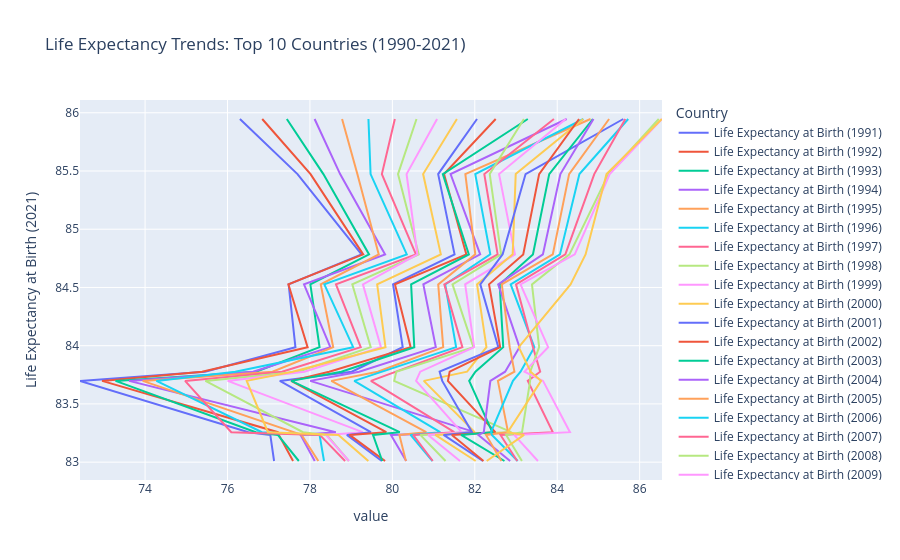
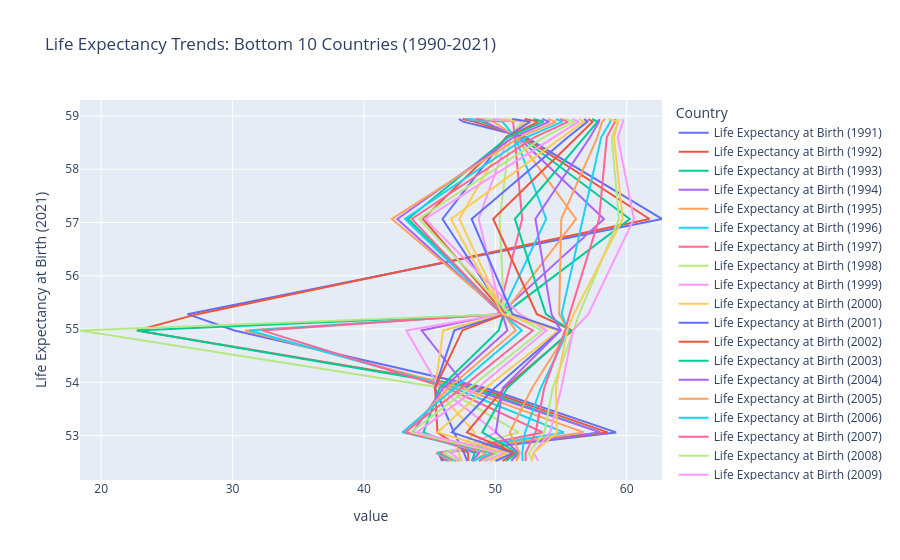

Source (notebook cell) for these figures, in order:
### Code cell
import pandas as pd
import plotly.express as px

# Load the DataFrame from the CSV file
df = pd.read_csv(r"C:\Users\Asus\OneDrive\Tài liệu\Desktop\data_sets\Life Expectancy at Birth.csv")

# Select the top and bottom 10 countries based on life expectancy in 2021
top_10_countries = df.nlargest(10, 'Life Expectancy at Birth (2021)')
bottom_10_countries = df.nsmallest(10, 'Life Expectancy at Birth (2021)')

# Extract the years and life expectancy values for the top 10 and bottom 10 countries
years = df.columns[8:].tolist()  # Exclude the 'Country' column

# Create a line plot for the top 10 countries
top_10_fig = px.line(top_10_countries, x=years, y='Life Expectancy at Birth (2021)',
                     labels={'x': 'Year', 'y': 'Life Expectancy'},
                     title='Life Expectancy Trends: Top 10 Countries (1990-2021)')
top_10_fig.update_layout(legend_title_text='Country')
top_10_fig.show()

# Create a line plot for the bottom 10 countries
bottom_10_fig = px.line(bottom_10_countries, x=years, y='Life Expectancy at Birth (2021)',
                        labels={'x': 'Year', 'y': 'Life Expectancy'},
                        title='Life Expectancy Trends: Bottom 10 Countries (1990-2021)')
bottom_10_fig.update_layout(legend_title_text='Country')
bottom_10_fig.show()

### Figure 1 — Plotly figure (JSON) as saved in the notebook; plotly's stock layout.template omitted (floating-point values rounded to 4 significant figures)
{"data": [{"hovertemplate": "variable=Life Expectancy at Birth (1991)<br>value=%{x}<br>Life Expectancy at Birth (2021)=%{y}<extra></extra>", "legendgroup": "Life Expectancy at Birth (1991)", "line": {"color": "#636efa", "dash": "solid"}, "marker": {"symbol": "circle"}, "mode": "lines", "name": "Life Expectancy at Birth (1991)", "orientation": "v", "showlegend": true, "type": "scatter", "x": [76.3, 77.7, 79.25, 77.48, 77.65, 75.46, 72.42, 76.51, 77.04, 77.13], "xaxis": "x", "y": [85.95, 85.47, 84.78, 84.53, 83.99, 83.78, 83.7, 83.26, 83.23, 83.01], "yaxis": "y"}, {"hovertemplate": "variable=Life Expectancy at Birth (1992)<br>value=%{x}<br>Life Expectancy at Birth (2021)=%{y}<extra></extra>", "legendgroup": "Life Expectancy at Birth (1992)", "line": {"color": "#EF553B", "dash": "solid"}, "marker": {"symbol": "circle"}, "mode": "lines", "name": "Life Expectancy at Birth (1992)", "orientation": "v", "showlegend": true, "type": "scatter", "x": [76.84, 78.01, 79.29, 77.48, 77.94, 75.38, 72.96, 77.22, 77.25, 77.59], "xaxis": "x", "y": [85.95, 85.47, 84.78, 84.53, 83.99, 83.78, 83.7, 83.26, 83.23, 83.01], "yaxis": "y"}, {"hovertemplate": "variable=Life Expectancy at Birth (1993)<br>value=%{x}<br>Life Expectancy at Birth (2021)=%{y}<extra></extra>", "legendgroup": "Life Expectancy at Birth (1993)", "line": {"color": "#00cc96", "dash": "solid"}, "marker": {"symbol": "circle"}, "mode": "lines", "name": "Life Expectancy at Birth (1993)", "orientation": "v", "showlegend": true, "type": "scatter", "x": [77.44, 78.33, 79.43, 78.01, 78.23, 76.7, 73.28, 76.69, 77.22, 77.73], "xaxis": "x", "y": [85.95, 85.47, 84.78, 84.53, 83.99, 83.78, 83.7, 83.26, 83.23, 83.01], "yaxis": "y"}, {"hovertemplate": "variable=Life Expectancy at Birth (1994)<br>value=%{x}<br>Life Expectancy at Birth (2021)=%{y}<extra></extra>", "legendgroup": "Life Expectancy at Birth (1994)", "line": {"color": "#ab63fa", "dash": "solid"}, "marker": {"symbol": "circle"}, "mode": "lines", "name": "Life Expectancy at Birth (1994)", "orientation": "v", "showlegend": true, "type": "scatter", "x": [78.11, 78.73, 79.82, 77.86, 78.49, 76.62, 73.61, 78.63, 77.77, 78.12], "xaxis": "x", "y": [85.95, 85.47, 84.78, 84.53, 83.99, 83.78, 83.7, 83.26, 83.23, 83.01], "yaxis": "y"}, {"hovertemplate": "variable=Life Expectancy at Birth (1995)<br>value=%{x}<br>Life Expectancy at Birth (2021)=%{y}<extra></extra>", "legendgroup": "Life Expectancy at Birth (1995)", "line": {"color": "#FFA15A", "dash": "solid"}, "marker": {"symbol": "circle"}, "mode": "lines", "name": "Life Expectancy at Birth (1995)", "orientation": "v", "showlegend": true, "type": "scatter", "x": [78.78, 79.15, 79.67, 78.26, 78.56, 77.09, 73.94, 77.58, 77.8, 78.2], "xaxis": "x", "y": [85.95, 85.47, 84.78, 84.53, 83.99, 83.78, 83.7, 83.26, 83.23, 83.01], "yaxis": "y"}, {"hovertemplate": "variable=Life Expectancy at Birth (1996)<br>value=%{x}<br>Life Expectancy at Birth (2021)=%{y}<extra></extra>", "legendgroup": "Life Expectancy at Birth (1996)", "line": {"color": "#19d3f3", "dash": "solid"}, "marker": {"symbol": "circle"}, "mode": "lines", "name": "Life Expectancy at Birth (1996)", "orientation": "v", "showlegend": true, "type": "scatter", "x": [79.42, 79.47, 80.35, 78.35, 79.05, 76.19, 74.28, 76.84, 78.23, 78.34], "xaxis": "x", "y": [85.95, 85.47, 84.78, 84.53, 83.99, 83.78, 83.7, 83.26, 83.23, 83.01], "yaxis": "y"}, {"hovertemplate": "variable=Life Expectancy at Birth (1997)<br>value=%{x}<br>Life Expectancy at Birth (2021)=%{y}<extra></extra>", "legendgroup": "Life Expectancy at Birth (1997)", "line": {"color": "#FF6692", "dash": "solid"}, "marker": {"symbol": "circle"}, "mode": "lines", "name": "Life Expectancy at Birth (1997)", "orientation": "v", "showlegend": true, "type": "scatter", "x": [80.06, 79.75, 80.57, 78.63, 79.23, 77.32, 74.97, 76.09, 78.24, 78.85], "xaxis": "x", "y": [85.95, 85.47, 84.78, 84.53, 83.99, 83.78, 83.7, 83.26, 83.23, 83.01], "yaxis": "y"}, {"hovertemplate": "variable=Life Expectancy at Birth (1998)<br>value=%{x}<br>Life Expectancy at Birth (2021)=%{y}<extra></extra>", "legendgroup": "Life Expectancy at Birth (1998)", "line": {"color": "#B6E880", "dash": "solid"}, "marker": {"symbol": "circle"}, "mode": "lines", "name": "Life Expectancy at Birth (1998)", "orientation": "v", "showlegend": true, "type": "scatter", "x": [80.59, 80.14, 80.64, 79.03, 79.47, 77.72, 75.46, 77.83, 78.41, 78.94], "xaxis": "x", "y": [85.95, 85.47, 84.78, 84.53, 83.99, 83.78, 83.7, 83.26, 83.23, 83.01], "yaxis": "y"}, {"hovertemplate": "variable=Life Expectancy at Birth (1999)<br>value=%{x}<br>Life Expectancy at Birth (2021)=%{y}<extra></extra>", "legendgroup": "Life Expectancy at Birth (1999)", "line": {"color": "#FF97FF", "dash": "solid"}, "marker": {"symbol": "circle"}, "mode": "lines", "name": "Life Expectancy at Birth (1999)", "orientation": "v", "showlegend": true, "type": "scatter", "x": [81.08, 80.34, 80.61, 79.29, 79.72, 77.87, 76.0, 79.28, 78.39, 78.95], "xaxis": "x", "y": [85.95, 85.47, 84.78, 84.53, 83.99, 83.78, 83.7, 83.26, 83.23, 83.01], "yaxis": "y"}, {"hovertemplate": "variable=Life Expectancy at Birth (2000)<br>value=%{x}<br>Life Expectancy at Birth (2021)=%{y}<extra></extra>", "legendgroup": "Life Expectancy at Birth (2000)", "line": {"color": "#FECB52", "dash": "solid"}, "marker": {"symbol": "circle"}, "mode": "lines", "name": "Life Expectancy at Birth (2000)", "orientation": "v", "showlegend": true, "type": "scatter", "x": [81.57, 80.75, 81.18, 79.63, 79.83, 77.58, 76.47, 76.98, 78.69, 79.42], "xaxis": "x", "y": [85.95, 85.47, 84.78, 84.53, 83.99, 83.78, 83.7, 83.26, 83.23, 83.01], "yaxis": "y"}, {"hovertemplate": "variable=Life Expectancy at Birth (2001)<br>value=%{x}<br>Life Expectancy at Birth (2021)=%{y}<extra></extra>", "legendgroup": "Life Expectancy at Birth (2001)", "line": {"color": "#636efa", "dash": "solid"}, "marker": {"symbol": "circle"}, "mode": "lines", "name": "Life Expectancy at Birth (2001)", "orientation": "v", "showlegend": true, "type": "scatter", "x": [82.05, 81.11, 81.51, 80.02, 80.25, 79.02, 77.27, 79.48, 78.9, 79.74], "xaxis": "x", "y": [85.95, 85.47, 84.78, 84.53, 83.99, 83.78, 83.7, 83.26, 83.23, 83.01], "yaxis": "y"}, {"hovertemplate": "variable=Life Expectancy at Birth (2002)<br>value=%{x}<br>Life Expectancy at Birth (2021)=%{y}<extra></extra>", "legendgroup": "Life Expectancy at Birth (2002)", "line": {"color": "#EF553B", "dash": "solid"}, "marker": {"symbol": "circle"}, "mode": "lines", "name": "Life Expectancy at Birth (2002)", "orientation": "v", "showlegend": true, "type": "scatter", "x": [82.51, 81.25, 81.8, 80.06, 80.44, 78.47, 77.54, 79.85, 78.96, 79.82], "xaxis": "x", "y": [85.95, 85.47, 84.78, 84.53, 83.99, 83.78, 83.7, 83.26, 83.23, 83.01], "yaxis": "y"}, {"hovertemplate": "variable=Life Expectancy at Birth (2003)<br>value=%{x}<br>Life Expectancy at Birth (2021)=%{y}<extra></extra>", "legendgroup": "Life Expectancy at Birth (2003)", "line": {"color": "#00cc96", "dash": "solid"}, "marker": {"symbol": "circle"}, "mode": "lines", "name": "Life Expectancy at Birth (2003)", "orientation": "v", "showlegend": true, "type": "scatter", "x": [83.29, 81.22, 81.86, 80.45, 80.53, 78.76, 77.55, 80.18, 79.53, 79.75], "xaxis": "x", "y": [85.95, 85.47, 84.78, 84.53, 83.99, 83.78, 83.7, 83.26, 83.23, 83.01], "yaxis": "y"}, {"hovertemplate": "variable=Life Expectancy at Birth (2004)<br>value=%{x}<br>Life Expectancy at Birth (2021)=%{y}<extra></extra>", "legendgroup": "Life Expectancy at Birth (2004)", "line": {"color": "#ab63fa", "dash": "solid"}, "marker": {"symbol": "circle"}, "mode": "lines", "name": "Life Expectancy at Birth (2004)", "orientation": "v", "showlegend": true, "type": "scatter", "x": [84.23, 81.41, 82.13, 80.75, 81.05, 79.19, 78.01, 82, 79.96, 80.34], "xaxis": "x", "y": [85.95, 85.47, 84.78, 84.53, 83.99, 83.78, 83.7, 83.26, 83.23, 83.01], "yaxis": "y"}, {"hovertemplate": "variable=Life Expectancy at Birth (2005)<br>value=%{x}<br>Life Expectancy at Birth (2021)=%{y}<extra></extra>", "legendgroup": "Life Expectancy at Birth (2005)", "line": {"color": "#FFA15A", "dash": "solid"}, "marker": {"symbol": "circle"}, "mode": "lines", "name": "Life Expectancy at Birth (2005)", "orientation": "v", "showlegend": true, "type": "scatter", "x": [84.81, 81.77, 82.01, 81.11, 81.23, 79.65, 78.52, 80.82, 80.17, 80.33], "xaxis": "x", "y": [85.95, 85.47, 84.78, 84.53, 83.99, 83.78, 83.7, 83.26, 83.23, 83.01], "yaxis": "y"}, {"hovertemplate": "variable=Life Expectancy at Birth (2006)<br>value=%{x}<br>Life Expectancy at Birth (2021)=%{y}<extra></extra>", "legendgroup": "Life Expectancy at Birth (2006)", "line": {"color": "#19d3f3", "dash": "solid"}, "marker": {"symbol": "circle"}, "mode": "lines", "name": "Life Expectancy at Birth (2006)", "orientation": "v", "showlegend": true, "type": "scatter", "x": [84.64, 82.01, 82.38, 81.28, 81.55, 79.78, 79.08, 81.16, 80.44, 80.97], "xaxis": "x", "y": [85.95, 85.47, 84.78, 84.53, 83.99, 83.78, 83.7, 83.26, 83.23, 83.01], "yaxis": "y"}, {"hovertemplate": "variable=Life Expectancy at Birth (2007)<br>value=%{x}<br>Life Expectancy at Birth (2021)=%{y}<extra></extra>", "legendgroup": "Life Expectancy at Birth (2007)", "line": {"color": "#FF6692", "dash": "solid"}, "marker": {"symbol": "circle"}, "mode": "lines", "name": "Life Expectancy at Birth (2007)", "orientation": "v", "showlegend": true, "type": "scatter", "x": [83.92, 82.23, 82.55, 81.26, 81.7, 80.09, 79.48, 81.5, 80.5, 80.98], "xaxis": "x", "y": [85.95, 85.47, 84.78, 84.53, 83.99, 83.78, 83.7, 83.26, 83.23, 83.01], "yaxis": "y"}, {"hovertemplate": "variable=Life Expectancy at Birth (2008)<br>value=%{x}<br>Life Expectancy at Birth (2021)=%{y}<extra></extra>", "legendgroup": "Life Expectancy at Birth (2008)", "line": {"color": "#B6E880", "dash": "solid"}, "marker": {"symbol": "circle"}, "mode": "lines", "name": "Life Expectancy at Birth (2008)", "orientation": "v", "showlegend": true, "type": "scatter", "x": [83.19, 82.36, 82.64, 81.46, 81.97, 80.09, 80.04, 82.88, 80.68, 81.29], "xaxis": "x", "y": [85.95, 85.47, 84.78, 84.53, 83.99, 83.78, 83.7, 83.26, 83.23, 83.01], "yaxis": "y"}, {"hovertemplate": "variable=Life Expectancy at Birth (2009)<br>value=%{x}<br>Life Expectancy at Birth (2021)=%{y}<extra></extra>", "legendgroup": "Life Expectancy at Birth (2009)", "line": {"color": "#FF97FF", "dash": "solid"}, "marker": {"symbol": "circle"}, "mode": "lines", "name": "Life Expectancy at Birth (2009)", "orientation": "v", "showlegend": true, "type": "scatter", "x": [84.21, 82.59, 82.97, 81.77, 81.98, 80.68, 80.58, 81.68, 80.87, 81.64], "xaxis": "x", "y": [85.95, 85.47, 84.78, 84.53, 83.99, 83.78, 83.7, 83.26, 83.23, 83.01], "yaxis": "y"}, {"hovertemplate": "variable=Life Expectancy at Birth (2010)<br>value=%{x}<br>Life Expectancy at Birth (2021)=%{y}<extra></extra>", "legendgroup": "Life Expectancy at Birth (2010)", "line": {"color": "#FECB52", "dash": "solid"}, "marker": {"symbol": "circle"}, "mode": "lines", "name": "Life Expectancy at Birth (2010)", "orientation": "v", "showlegend": true, "type": "scatter", "x": [84.63, 82.99, 82.92, 82.06, 82.28, 81.81, 80.76, 82.0, 81.04, 82.02], "xaxis": "x", "y": [85.95, 85.47, 84.78, 84.53, 83.99, 83.78, 83.7, 83.26, 83.23, 83.01], "yaxis": "y"}, {"hovertemplate": "variable=Life Expectancy at Birth (2011)<br>value=%{x}<br>Life Expectancy at Birth (2021)=%{y}<extra></extra>", "legendgroup": "Life Expectancy at Birth (2011)", "line": {"color": "#636efa", "dash": "solid"}, "marker": {"symbol": "circle"}, "mode": "lines", "name": "Life Expectancy at Birth (2011)", "orientation": "v", "showlegend": true, "type": "scatter", "x": [85.6, 83.23, 82.68, 82.13, 82.57, 81.15, 81.21, 81.93, 81.24, 82.2], "xaxis": "x", "y": [85.95, 85.47, 84.78, 84.53, 83.99, 83.78, 83.7, 83.26, 83.23, 83.01], "yaxis": "y"}, {"hovertemplate": "variable=Life Expectancy at Birth (2012)<br>value=%{x}<br>Life Expectancy at Birth (2021)=%{y}<extra></extra>", "legendgroup": "Life Expectancy at Birth (2012)", "line": {"color": "#EF553B", "dash": "solid"}, "marker": {"symbol": "circle"}, "mode": "lines", "name": "Life Expectancy at Birth (2012)", "orientation": "v", "showlegend": true, "type": "scatter", "x": [84.53, 83.56, 83.18, 82.35, 82.62, 81.39, 81.35, 82.5, 81.44, 82.21], "xaxis": "x", "y": [85.95, 85.47, 84.78, 84.53, 83.99, 83.78, 83.7, 83.26, 83.23, 83.01], "yaxis": "y"}, {"hovertemplate": "variable=Life Expectancy at Birth (2013)<br>value=%{x}<br>Life Expectancy at Birth (2021)=%{y}<extra></extra>", "legendgroup": "Life Expectancy at Birth (2013)", "line": {"color": "#00cc96", "dash": "solid"}, "marker": {"symbol": "circle"}, "mode": "lines", "name": "Life Expectancy at Birth (2013)", "orientation": "v", "showlegend": true, "type": "scatter", "x": [84.87, 83.81, 83.41, 82.6, 82.69, 82.01, 81.86, 82.42, 81.67, 82.72], "xaxis": "x", "y": [85.95, 85.47, 84.78, 84.53, 83.99, 83.78, 83.7, 83.26, 83.23, 83.01], "yaxis": "y"}, {"hovertemplate": "variable=Life Expectancy at Birth (2014)<br>value=%{x}<br>Life Expectancy at Birth (2021)=%{y}<extra></extra>", "legendgroup": "Life Expectancy at Birth (2014)", "line": {"color": "#ab63fa", "dash": "solid"}, "marker": {"symbol": "circle"}, "mode": "lines", "name": "Life Expectancy at Birth (2014)", "orientation": "v", "showlegend": true, "type": "scatter", "x": [84.88, 84.08, 83.65, 82.57, 83.08, 82.74, 82.38, 82.22, 82.09, 82.86], "xaxis": "x", "y": [85.95, 85.47, 84.78, 84.53, 83.99, 83.78, 83.7, 83.26, 83.23, 83.01], "yaxis": "y"}, {"hovertemplate": "variable=Life Expectancy at Birth (2015)<br>value=%{x}<br>Life Expectancy at Birth (2021)=%{y}<extra></extra>", "legendgroup": "Life Expectancy at Birth (2015)", "line": {"color": "#FFA15A", "dash": "solid"}, "marker": {"symbol": "circle"}, "mode": "lines", "name": "Life Expectancy at Birth (2015)", "orientation": "v", "showlegend": true, "type": "scatter", "x": [85.26, 84.29, 83.89, 82.66, 82.85, 82.96, 82.56, 82.81, 82.27, 82.65], "xaxis": "x", "y": [85.95, 85.47, 84.78, 84.53, 83.99, 83.78, 83.7, 83.26, 83.23, 83.01], "yaxis": "y"}, {"hovertemplate": "variable=Life Expectancy at Birth (2016)<br>value=%{x}<br>Life Expectancy at Birth (2021)=%{y}<extra></extra>", "legendgroup": "Life Expectancy at Birth (2016)", "line": {"color": "#19d3f3", "dash": "solid"}, "marker": {"symbol": "circle"}, "mode": "lines", "name": "Life Expectancy at Birth (2016)", "orientation": "v", "showlegend": true, "type": "scatter", "x": [85.72, 84.54, 84.07, 82.87, 83.45, 83.11, 82.93, 82.39, 82.41, 83.04], "xaxis": "x", "y": [85.95, 85.47, 84.78, 84.53, 83.99, 83.78, 83.7, 83.26, 83.23, 83.01], "yaxis": "y"}, {"hovertemplate": "variable=Life Expectancy at Birth (2017)<br>value=%{x}<br>Life Expectancy at Birth (2021)=%{y}<extra></extra>", "legendgroup": "Life Expectancy at Birth (2017)", "line": {"color": "#FF6692", "dash": "solid"}, "marker": {"symbol": "circle"}, "mode": "lines", "name": "Life Expectancy at Birth (2017)", "orientation": "v", "showlegend": true, "type": "scatter", "x": [85.65, 84.9, 84.2, 83.0, 83.41, 83.59, 83.29, 83.89, 82.62, 83.03], "xaxis": "x", "y": [85.95, 85.47, 84.78, 84.53, 83.99, 83.78, 83.7, 83.26, 83.23, 83.01], "yaxis": "y"}, {"hovertemplate": "variable=Life Expectancy at Birth (2018)<br>value=%{x}<br>Life Expectancy at Birth (2021)=%{y}<extra></extra>", "legendgroup": "Life Expectancy at Birth (2018)", "line": {"color": "#B6E880", "dash": "solid"}, "marker": {"symbol": "circle"}, "mode": "lines", "name": "Life Expectancy at Birth (2018)", "orientation": "v", "showlegend": true, "type": "scatter", "x": [86.46, 85.25, 84.3, 83.39, 83.56, 83.34, 83.34, 83.15, 82.76, 83.14], "xaxis": "x", "y": [85.95, 85.47, 84.78, 84.53, 83.99, 83.78, 83.7, 83.26, 83.23, 83.01], "yaxis": "y"}, {"hovertemplate": "variable=Life Expectancy at Birth (2019)<br>value=%{x}<br>Life Expectancy at Birth (2021)=%{y}<extra></extra>", "legendgroup": "Life Expectancy at Birth (2019)", "line": {"color": "#FF97FF", "dash": "solid"}, "marker": {"symbol": "circle"}, "mode": "lines", "name": "Life Expectancy at Birth (2019)", "orientation": "v", "showlegend": true, "type": "scatter", "x": [86.54, 85.27, 84.43, 83.11, 83.78, 83.21, 83.66, 84.31, 82.96, 83.53], "xaxis": "x", "y": [85.95, 85.47, 84.78, 84.53, 83.99, 83.78, 83.7, 83.26, 83.23, 83.01], "yaxis": "y"}, {"hovertemplate": "variable=Life Expectancy at Birth (2020)<br>value=%{x}<br>Life Expectancy at Birth (2021)=%{y}<extra></extra>", "legendgroup": "Life Expectancy at Birth (2020)", "line": {"color": "#FECB52", "dash": "solid"}, "marker": {"symbol": "circle"}, "mode": "lines", "name": "Life Expectancy at Birth (2020)", "orientation": "v", "showlegend": true, "type": "scatter", "x": [86.54, 85.2, 84.69, 84.32, 83.07, 83.35, 83.61, 82.8, 83.2, 82.29], "xaxis": "x", "y": [85.95, 85.47, 84.78, 84.53, 83.99, 83.78, 83.7, 83.26, 83.23, 83.01], "yaxis": "y"}], "layout": {"autosize": true, "legend": {"title": {"text": "Country"}, "tracegroupgap": 0}, "title": {"text": "Life Expectancy Trends: Top 10 Countries (1990-2021)"}, "xaxis": {"anchor": "y", "autorange": true, "domain": [0, 1], "range": [72.42, 86.54], "title": {"text": "value"}, "type": "linear"}, "yaxis": {"anchor": "x", "autorange": true, "domain": [0, 1], "range": [82.85, 86.11], "title": {"text": "Life Expectancy at Birth (2021)"}, "type": "linear"}}}

### Figure 2 — Plotly figure (JSON) as saved in the notebook; plotly's stock layout.template omitted (floating-point values rounded to 4 significant figures)
{"data": [{"hovertemplate": "variable=Life Expectancy at Birth (1991)<br>value=%{x}<br>Life Expectancy at Birth (2021)=%{y}<extra></extra>", "legendgroup": "Life Expectancy at Birth (1991)", "line": {"color": "#636efa", "dash": "solid"}, "marker": {"symbol": "circle"}, "mode": "lines", "name": "Life Expectancy at Birth (1991)", "orientation": "v", "showlegend": true, "type": "scatter", "x": [45.94, 45.69, 59.19, 49.25, 30.15, 26.56, 62.69, 52.32, 47.55, 47.22], "xaxis": "x", "y": [52.53, 52.68, 53.06, 53.89, 54.98, 55.28, 57.07, 58.6, 58.89, 58.94], "yaxis": "y"}, {"hovertemplate": "variable=Life Expectancy at Birth (1992)<br>value=%{x}<br>Life Expectancy at Birth (2021)=%{y}<extra></extra>", "legendgroup": "Life Expectancy at Birth (1992)", "line": {"color": "#EF553B", "dash": "solid"}, "marker": {"symbol": "circle"}, "mode": "lines", "name": "Life Expectancy at Birth (1992)", "orientation": "v", "showlegend": true, "type": "scatter", "x": [46.1, 45.67, 58.55, 48.79, 22.72, 27.31, 61.73, 52.14, 48.36, 47.5], "xaxis": "x", "y": [52.53, 52.68, 53.06, 53.89, 54.98, 55.28, 57.07, 58.6, 58.89, 58.94], "yaxis": "y"}, {"hovertemplate": "variable=Life Expectancy at Birth (1993)<br>value=%{x}<br>Life Expectancy at Birth (2021)=%{y}<extra></extra>", "legendgroup": "Life Expectancy at Birth (1993)", "line": {"color": "#00cc96", "dash": "solid"}, "marker": {"symbol": "circle"}, "mode": "lines", "name": "Life Expectancy at Birth (1993)", "orientation": "v", "showlegend": true, "type": "scatter", "x": [46.32, 45.79, 57.99, 48.35, 22.7, 50.65, 60.23, 51.92, 48.96, 47.73], "xaxis": "x", "y": [52.53, 52.68, 53.06, 53.89, 54.98, 55.28, 57.07, 58.6, 58.89, 58.94], "yaxis": "y"}, {"hovertemplate": "variable=Life Expectancy at Birth (1994)<br>value=%{x}<br>Life Expectancy at Birth (2021)=%{y}<extra></extra>", "legendgroup": "Life Expectancy at Birth (1994)", "line": {"color": "#ab63fa", "dash": "solid"}, "marker": {"symbol": "circle"}, "mode": "lines", "name": "Life Expectancy at Birth (1994)", "orientation": "v", "showlegend": true, "type": "scatter", "x": [46.45, 45.51, 58.02, 47.85, 44.38, 50.33, 58.27, 51.74, 49.17, 47.74], "xaxis": "x", "y": [52.53, 52.68, 53.06, 53.89, 54.98, 55.28, 57.07, 58.6, 58.89, 58.94], "yaxis": "y"}, {"hovertemplate": "variable=Life Expectancy at Birth (1995)<br>value=%{x}<br>Life Expectancy at Birth (2021)=%{y}<extra></extra>", "legendgroup": "Life Expectancy at Birth (1995)", "line": {"color": "#FFA15A", "dash": "solid"}, "marker": {"symbol": "circle"}, "mode": "lines", "name": "Life Expectancy at Birth (1995)", "orientation": "v", "showlegend": true, "type": "scatter", "x": [46.71, 45.49, 56.72, 47.35, 30.95, 50.6, 56.15, 51.61, 49.87, 47.82], "xaxis": "x", "y": [52.53, 52.68, 53.06, 53.89, 54.98, 55.28, 57.07, 58.6, 58.89, 58.94], "yaxis": "y"}, {"hovertemplate": "variable=Life Expectancy at Birth (1996)<br>value=%{x}<br>Life Expectancy at Birth (2021)=%{y}<extra></extra>", "legendgroup": "Life Expectancy at Birth (1996)", "line": {"color": "#19d3f3", "dash": "solid"}, "marker": {"symbol": "circle"}, "mode": "lines", "name": "Life Expectancy at Birth (1996)", "orientation": "v", "showlegend": true, "type": "scatter", "x": [47.01, 45.57, 55.23, 46.83, 31.3, 50.45, 53.87, 51.52, 50.54, 47.79], "xaxis": "x", "y": [52.53, 52.68, 53.06, 53.89, 54.98, 55.28, 57.07, 58.6, 58.89, 58.94], "yaxis": "y"}, {"hovertemplate": "variable=Life Expectancy at Birth (1997)<br>value=%{x}<br>Life Expectancy at Birth (2021)=%{y}<extra></extra>", "legendgroup": "Life Expectancy at Birth (1997)", "line": {"color": "#FF6692", "dash": "solid"}, "marker": {"symbol": "circle"}, "mode": "lines", "name": "Life Expectancy at Birth (1997)", "orientation": "v", "showlegend": true, "type": "scatter", "x": [47.22, 45.79, 53.59, 46.32, 32.24, 50.19, 52.04, 51.45, 51.36, 48.53], "xaxis": "x", "y": [52.53, 52.68, 53.06, 53.89, 54.98, 55.28, 57.07, 58.6, 58.89, 58.94], "yaxis": "y"}, {"hovertemplate": "variable=Life Expectancy at Birth (1998)<br>value=%{x}<br>Life Expectancy at Birth (2021)=%{y}<extra></extra>", "legendgroup": "Life Expectancy at Birth (1998)", "line": {"color": "#B6E880", "dash": "solid"}, "marker": {"symbol": "circle"}, "mode": "lines", "name": "Life Expectancy at Birth (1998)", "orientation": "v", "showlegend": true, "type": "scatter", "x": [47.22, 46.04, 51.78, 46.02, 18.39, 50.66, 50.33, 51.11, 52.05, 49.16], "xaxis": "x", "y": [52.53, 52.68, 53.06, 53.89, 54.98, 55.28, 57.07, 58.6, 58.89, 58.94], "yaxis": "y"}, {"hovertemplate": "variable=Life Expectancy at Birth (1999)<br>value=%{x}<br>Life Expectancy at Birth (2021)=%{y}<extra></extra>", "legendgroup": "Life Expectancy at Birth (1999)", "line": {"color": "#FF97FF", "dash": "solid"}, "marker": {"symbol": "circle"}, "mode": "lines", "name": "Life Expectancy at Birth (1999)", "orientation": "v", "showlegend": true, "type": "scatter", "x": [47.37, 46.61, 50.08, 45.75, 43.22, 50.52, 48.73, 50.96, 52.36, 49.8], "xaxis": "x", "y": [52.53, 52.68, 53.06, 53.89, 54.98, 55.28, 57.07, 58.6, 58.89, 58.94], "yaxis": "y"}, {"hovertemplate": "variable=Life Expectancy at Birth (2000)<br>value=%{x}<br>Life Expectancy at Birth (2021)=%{y}<extra></extra>", "legendgroup": "Life Expectancy at Birth (2000)", "line": {"color": "#FECB52", "dash": "solid"}, "marker": {"symbol": "circle"}, "mode": "lines", "name": "Life Expectancy at Birth (2000)", "orientation": "v", "showlegend": true, "type": "scatter", "x": [47.44, 47.19, 48.43, 45.41, 46.03, 50.66, 47.26, 50.84, 52.48, 50.54], "xaxis": "x", "y": [52.53, 52.68, 53.06, 53.89, 54.98, 55.28, 57.07, 58.6, 58.89, 58.94], "yaxis": "y"}, {"hovertemplate": "variable=Life Expectancy at Birth (2001)<br>value=%{x}<br>Life Expectancy at Birth (2021)=%{y}<extra></extra>", "legendgroup": "Life Expectancy at Birth (2001)", "line": {"color": "#636efa", "dash": "solid"}, "marker": {"symbol": "circle"}, "mode": "lines", "name": "Life Expectancy at Birth (2001)", "orientation": "v", "showlegend": true, "type": "scatter", "x": [47.85, 47.62, 46.85, 45.39, 46.88, 50.74, 45.98, 50.81, 52.66, 51.28], "xaxis": "x", "y": [52.53, 52.68, 53.06, 53.89, 54.98, 55.28, 57.07, 58.6, 58.89, 58.94], "yaxis": "y"}, {"hovertemplate": "variable=Life Expectancy at Birth (2002)<br>value=%{x}<br>Life Expectancy at Birth (2021)=%{y}<extra></extra>", "legendgroup": "Life Expectancy at Birth (2002)", "line": {"color": "#EF553B", "dash": "solid"}, "marker": {"symbol": "circle"}, "mode": "lines", "name": "Life Expectancy at Birth (2002)", "orientation": "v", "showlegend": true, "type": "scatter", "x": [47.95, 47.93, 45.59, 45.41, 47.49, 50.73, 44.49, 50.89, 53.28, 52.22], "xaxis": "x", "y": [52.53, 52.68, 53.06, 53.89, 54.98, 55.28, 57.07, 58.6, 58.89, 58.94], "yaxis": "y"}, {"hovertemplate": "variable=Life Expectancy at Birth (2003)<br>value=%{x}<br>Life Expectancy at Birth (2021)=%{y}<extra></extra>", "legendgroup": "Life Expectancy at Birth (2003)", "line": {"color": "#00cc96", "dash": "solid"}, "marker": {"symbol": "circle"}, "mode": "lines", "name": "Life Expectancy at Birth (2003)", "orientation": "v", "showlegend": true, "type": "scatter", "x": [48.21, 48.44, 44.53, 45.76, 50.25, 50.61, 43.35, 50.95, 53.68, 52.89], "xaxis": "x", "y": [52.53, 52.68, 53.06, 53.89, 54.98, 55.28, 57.07, 58.6, 58.89, 58.94], "yaxis": "y"}, {"hovertemplate": "variable=Life Expectancy at Birth (2004)<br>value=%{x}<br>Life Expectancy at Birth (2021)=%{y}<extra></extra>", "legendgroup": "Life Expectancy at Birth (2004)", "line": {"color": "#ab63fa", "dash": "solid"}, "marker": {"symbol": "circle"}, "mode": "lines", "name": "Life Expectancy at Birth (2004)", "orientation": "v", "showlegend": true, "type": "scatter", "x": [48.23, 48.77, 43.71, 46.04, 50.92, 50.54, 42.54, 51.36, 54.12, 53.54], "xaxis": "x", "y": [52.53, 52.68, 53.06, 53.89, 54.98, 55.28, 57.07, 58.6, 58.89, 58.94], "yaxis": "y"}, {"hovertemplate": "variable=Life Expectancy at Birth (2005)<br>value=%{x}<br>Life Expectancy at Birth (2021)=%{y}<extra></extra>", "legendgroup": "Life Expectancy at Birth (2005)", "line": {"color": "#FFA15A", "dash": "solid"}, "marker": {"symbol": "circle"}, "mode": "lines", "name": "Life Expectancy at Birth (2005)", "orientation": "v", "showlegend": true, "type": "scatter", "x": [48.31, 49.3, 43.23, 46.43, 51.55, 50.66, 42.13, 51.82, 54.63, 54.0], "xaxis": "x", "y": [52.53, 52.68, 53.06, 53.89, 54.98, 55.28, 57.07, 58.6, 58.89, 58.94], "yaxis": "y"}, {"hovertemplate": "variable=Life Expectancy at Birth (2006)<br>value=%{x}<br>Life Expectancy at Birth (2021)=%{y}<extra></extra>", "legendgroup": "Life Expectancy at Birth (2006)", "line": {"color": "#19d3f3", "dash": "solid"}, "marker": {"symbol": "circle"}, "mode": "lines", "name": "Life Expectancy at Birth (2006)", "orientation": "v", "showlegend": true, "type": "scatter", "x": [48.29, 49.73, 42.91, 46.85, 52.02, 50.6, 43.12, 52.36, 55.11, 54.61], "xaxis": "x", "y": [52.53, 52.68, 53.06, 53.89, 54.98, 55.28, 57.07, 58.6, 58.89, 58.94], "yaxis": "y"}, {"hovertemplate": "variable=Life Expectancy at Birth (2007)<br>value=%{x}<br>Life Expectancy at Birth (2021)=%{y}<extra></extra>", "legendgroup": "Life Expectancy at Birth (2007)", "line": {"color": "#FF6692", "dash": "solid"}, "marker": {"symbol": "circle"}, "mode": "lines", "name": "Life Expectancy at Birth (2007)", "orientation": "v", "showlegend": true, "type": "scatter", "x": [48.75, 50.03, 43.12, 47.43, 52.86, 50.51, 43.64, 52.97, 55.55, 54.94], "xaxis": "x", "y": [52.53, 52.68, 53.06, 53.89, 54.98, 55.28, 57.07, 58.6, 58.89, 58.94], "yaxis": "y"}, {"hovertemplate": "variable=Life Expectancy at Birth (2008)<br>value=%{x}<br>Life Expectancy at Birth (2021)=%{y}<extra></extra>", "legendgroup": "Life Expectancy at Birth (2008)", "line": {"color": "#B6E880", "dash": "solid"}, "marker": {"symbol": "circle"}, "mode": "lines", "name": "Life Expectancy at Birth (2008)", "orientation": "v", "showlegend": true, "type": "scatter", "x": [49.02, 50.23, 43.57, 48.02, 53.54, 51.12, 44.17, 53.65, 56.04, 55.29], "xaxis": "x", "y": [52.53, 52.68, 53.06, 53.89, 54.98, 55.28, 57.07, 58.6, 58.89, 58.94], "yaxis": "y"}, {"hovertemplate": "variable=Life Expectancy at Birth (2009)<br>value=%{x}<br>Life Expectancy at Birth (2021)=%{y}<extra></extra>", "legendgroup": "Life Expectancy at Birth (2009)", "line": {"color": "#FF97FF", "dash": "solid"}, "marker": {"symbol": "circle"}, "mode": "lines", "name": "Life Expectancy at Birth (2009)", "orientation": "v", "showlegend": true, "type": "scatter", "x": [49.2, 50.71, 44.03, 48.65, 53.89, 51.85, 44.64, 54.39, 56.35, 55.87], "xaxis": "x", "y": [52.53, 52.68, 53.06, 53.89, 54.98, 55.28, 57.07, 58.6, 58.89, 58.94], "yaxis": "y"}, {"hovertemplate": "variable=Life Expectancy at Birth (2010)<br>value=%{x}<br>Life Expectancy at Birth (2021)=%{y}<extra></extra>", "legendgroup": "Life Expectancy at Birth (2010)", "line": {"color": "#FECB52", "dash": "solid"}, "marker": {"symbol": "circle"}, "mode": "lines", "name": "Life Expectancy at Birth (2010)", "orientation": "v", "showlegend": true, "type": "scatter", "x": [49.58, 50.94, 45.6, 49.25, 54.81, 50.56, 46.62, 55.02, 56.72, 56.38], "xaxis": "x", "y": [52.53, 52.68, 53.06, 53.89, 54.98, 55.28, 57.07, 58.6, 58.89, 58.94], "yaxis": "y"}, {"hovertemplate": "variable=Life Expectancy at Birth (2011)<br>value=%{x}<br>Life Expectancy at Birth (2021)=%{y}<extra></extra>", "legendgroup": "Life Expectancy at Birth (2011)", "line": {"color": "#636efa", "dash": "solid"}, "marker": {"symbol": "circle"}, "mode": "lines", "name": "Life Expectancy at Birth (2011)", "orientation": "v", "showlegend": true, "type": "scatter", "x": [50.01, 51.36, 46.69, 49.95, 54.94, 51.3, 48.19, 55.52, 57.02, 56.76], "xaxis": "x", "y": [52.53, 52.68, 53.06, 53.89, 54.98, 55.28, 57.07, 58.6, 58.89, 58.94], "yaxis": "y"}, {"hovertemplate": "variable=Life Expectancy at Birth (2012)<br>value=%{x}<br>Life Expectancy at Birth (2021)=%{y}<extra></extra>", "legendgroup": "Life Expectancy at Birth (2012)", "line": {"color": "#EF553B", "dash": "solid"}, "marker": {"symbol": "circle"}, "mode": "lines", "name": "Life Expectancy at Birth (2012)", "orientation": "v", "showlegend": true, "type": "scatter", "x": [50.54, 51.5, 47.84, 50.69, 55.87, 53.16, 49.84, 56.16, 57.41, 57.08], "xaxis": "x", "y": [52.53, 52.68, 53.06, 53.89, 54.98, 55.28, 57.07, 58.6, 58.89, 58.94], "yaxis": "y"}, {"hovertemplate": "variable=Life Expectancy at Birth (2013)<br>value=%{x}<br>Life Expectancy at Birth (2021)=%{y}<extra></extra>", "legendgroup": "Life Expectancy at Birth (2013)", "line": {"color": "#00cc96", "dash": "solid"}, "marker": {"symbol": "circle"}, "mode": "lines", "name": "Life Expectancy at Birth (2013)", "orientation": "v", "showlegend": true, "type": "scatter", "x": [50.78, 51.71, 49.0, 50.9, 55.75, 53.84, 51.49, 56.75, 57.79, 57.36], "xaxis": "x", "y": [52.53, 52.68, 53.06, 53.89, 54.98, 55.28, 57.07, 58.6, 58.89, 58.94], "yaxis": "y"}, {"hovertemplate": "variable=Life Expectancy at Birth (2014)<br>value=%{x}<br>Life Expectancy at Birth (2021)=%{y}<extra></extra>", "legendgroup": "Life Expectancy at Birth (2014)", "line": {"color": "#ab63fa", "dash": "solid"}, "marker": {"symbol": "circle"}, "mode": "lines", "name": "Life Expectancy at Birth (2014)", "orientation": "v", "showlegend": true, "type": "scatter", "x": [51.2, 51.79, 50.03, 50.57, 54.97, 54.28, 53.05, 57.21, 57.89, 57.9], "xaxis": "x", "y": [52.53, 52.68, 53.06, 53.89, 54.98, 55.28, 57.07, 58.6, 58.89, 58.94], "yaxis": "y"}, {"hovertemplate": "variable=Life Expectancy at Birth (2015)<br>value=%{x}<br>Life Expectancy at Birth (2021)=%{y}<extra></extra>", "legendgroup": "Life Expectancy at Birth (2015)", "line": {"color": "#FFA15A", "dash": "solid"}, "marker": {"symbol": "circle"}, "mode": "lines", "name": "Life Expectancy at Birth (2015)", "orientation": "v", "showlegend": true, "type": "scatter", "x": [51.59, 51.84, 51.1, 52.79, 55.57, 54.86, 55.02, 57.76, 58.13, 58.36], "xaxis": "x", "y": [52.53, 52.68, 53.06, 53.89, 54.98, 55.28, 57.07, 58.6, 58.89, 58.94], "yaxis": "y"}, {"hovertemplate": "variable=Life Expectancy at Birth (2016)<br>value=%{x}<br>Life Expectancy at Birth (2021)=%{y}<extra></extra>", "legendgroup": "Life Expectancy at Birth (2016)", "line": {"color": "#19d3f3", "dash": "solid"}, "marker": {"symbol": "circle"}, "mode": "lines", "name": "Life Expectancy at Birth (2016)", "orientation": "v", "showlegend": true, "type": "scatter", "x": [52.08, 52.04, 52.26, 53.46, 55.54, 55.04, 56.66, 58.06, 58.76, 58.73], "xaxis": "x", "y": [52.53, 52.68, 53.06, 53.89, 54.98, 55.28, 57.07, 58.6, 58.89, 58.94], "yaxis": "y"}, {"hovertemplate": "variable=Life Expectancy at Birth (2017)<br>value=%{x}<br>Life Expectancy at Birth (2021)=%{y}<extra></extra>", "legendgroup": "Life Expectancy at Birth (2017)", "line": {"color": "#FF6692", "dash": "solid"}, "marker": {"symbol": "circle"}, "mode": "lines", "name": "Life Expectancy at Birth (2017)", "orientation": "v", "showlegend": true, "type": "scatter", "x": [52.31, 52.31, 53.06, 53.72, 55.31, 55.65, 57.9, 58.48, 59.11, 59.13], "xaxis": "x", "y": [52.53, 52.68, 53.06, 53.89, 54.98, 55.28, 57.07, 58.6, 58.89, 58.94], "yaxis": "y"}, {"hovertemplate": "variable=Life Expectancy at Birth (2018)<br>value=%{x}<br>Life Expectancy at Birth (2021)=%{y}<extra></extra>", "legendgroup": "Life Expectancy at Birth (2018)", "line": {"color": "#B6E880", "dash": "solid"}, "marker": {"symbol": "circle"}, "mode": "lines", "name": "Life Expectancy at Birth (2018)", "orientation": "v", "showlegend": true, "type": "scatter", "x": [52.83, 52.55, 53.73, 54.37, 55.95, 56.38, 59.41, 58.85, 59.35, 59.39], "xaxis": "x", "y": [52.53, 52.68, 53.06, 53.89, 54.98, 55.28, 57.07, 58.6, 58.89, 58.94], "yaxis": "y"}, {"hovertemplate": "variable=Life Expectancy at Birth (2019)<br>value=%{x}<br>Life Expectancy at Birth (2021)=%{y}<extra></extra>", "legendgroup": "Life Expectancy at Birth (2019)", "line": {"color": "#FF97FF", "dash": "solid"}, "marker": {"symbol": "circle"}, "mode": "lines", "name": "Life Expectancy at Birth (2019)", "orientation": "v", "showlegend": true, "type": "scatter", "x": [53.26, 52.91, 54.17, 55.03, 55.91, 57.08, 60.55, 59.32, 59.72, 59.66], "xaxis": "x", "y": [52.53, 52.68, 53.06, 53.89, 54.98, 55.28, 57.07, 58.6, 58.89, 58.94], "yaxis": "y"}, {"hovertemplate": "variable=Life Expectancy at Birth (2020)<br>value=%{x}<br>Life Expectancy at Birth (2021)=%{y}<extra></extra>", "legendgroup": "Life Expectancy at Birth (2020)", "line": {"color": "#FECB52", "dash": "solid"}, "marker": {"symbol": "circle"}, "mode": "lines", "name": "Life Expectancy at Birth (2020)", "orientation": "v", "showlegend": true, "type": "scatter", "x": [52.78, 52.89, 54.69, 54.6, 55.48, 55.97, 59.69, 59.03, 59.33, 58.63], "xaxis": "x", "y": [52.53, 52.68, 53.06, 53.89, 54.98, 55.28, 57.07, 58.6, 58.89, 58.94], "yaxis": "y"}], "layout": {"autosize": true, "legend": {"title": {"text": "Country"}, "tracegroupgap": 0}, "title": {"text": "Life Expectancy Trends: Bottom 10 Countries (1990-2021)"}, "xaxis": {"anchor": "y", "autorange": true, "domain": [0, 1], "range": [18.39, 62.69], "title": {"text": "value"}, "type": "linear"}, "yaxis": {"anchor": "x", "autorange": true, "domain": [0, 1], "range": [52.17, 59.3], "title": {"text": "Life Expectancy at Birth (2021)"}, "type": "linear"}}}
